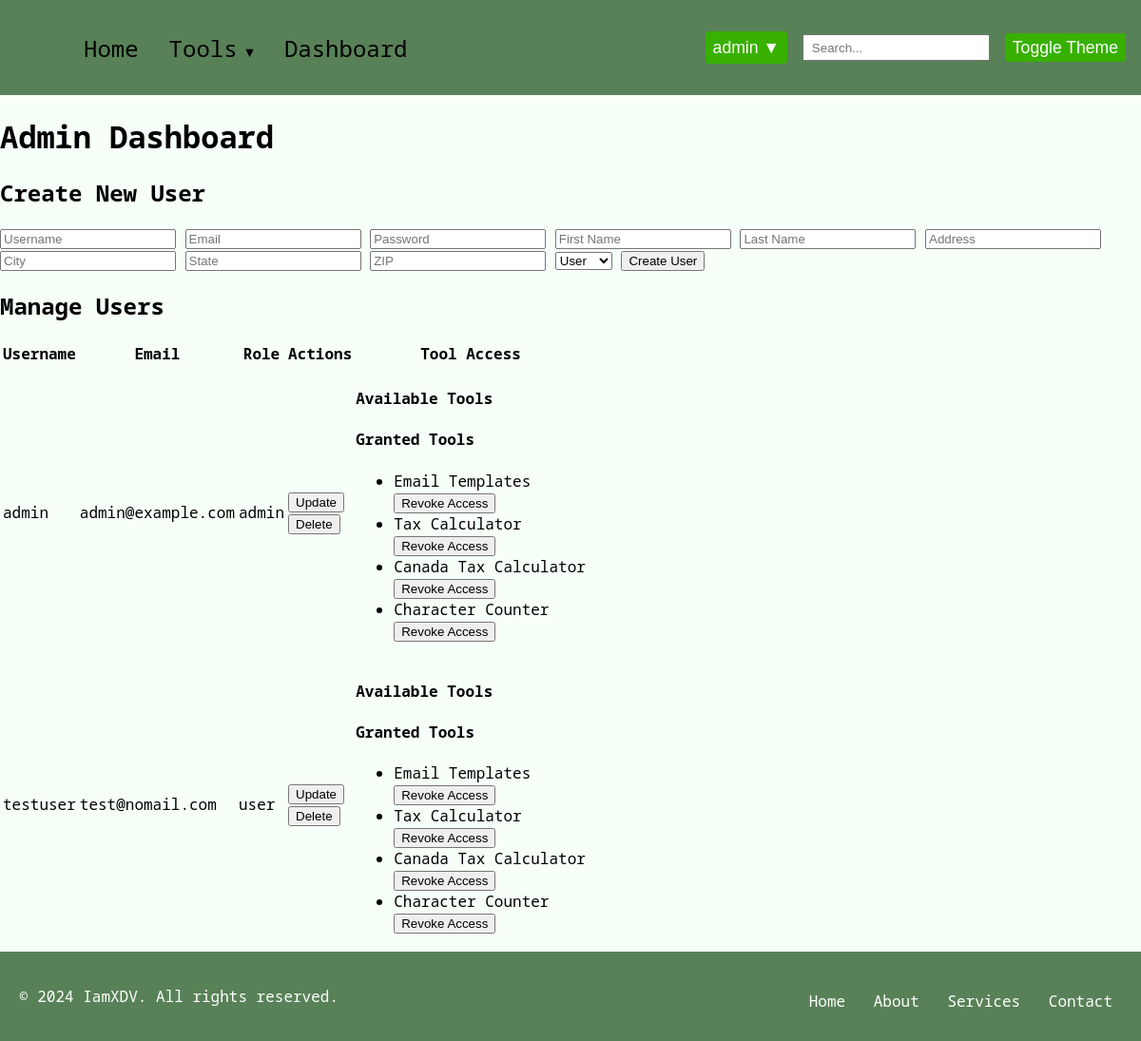
/admin_dashboard (signed in), run on an earlier commit of the app's database.
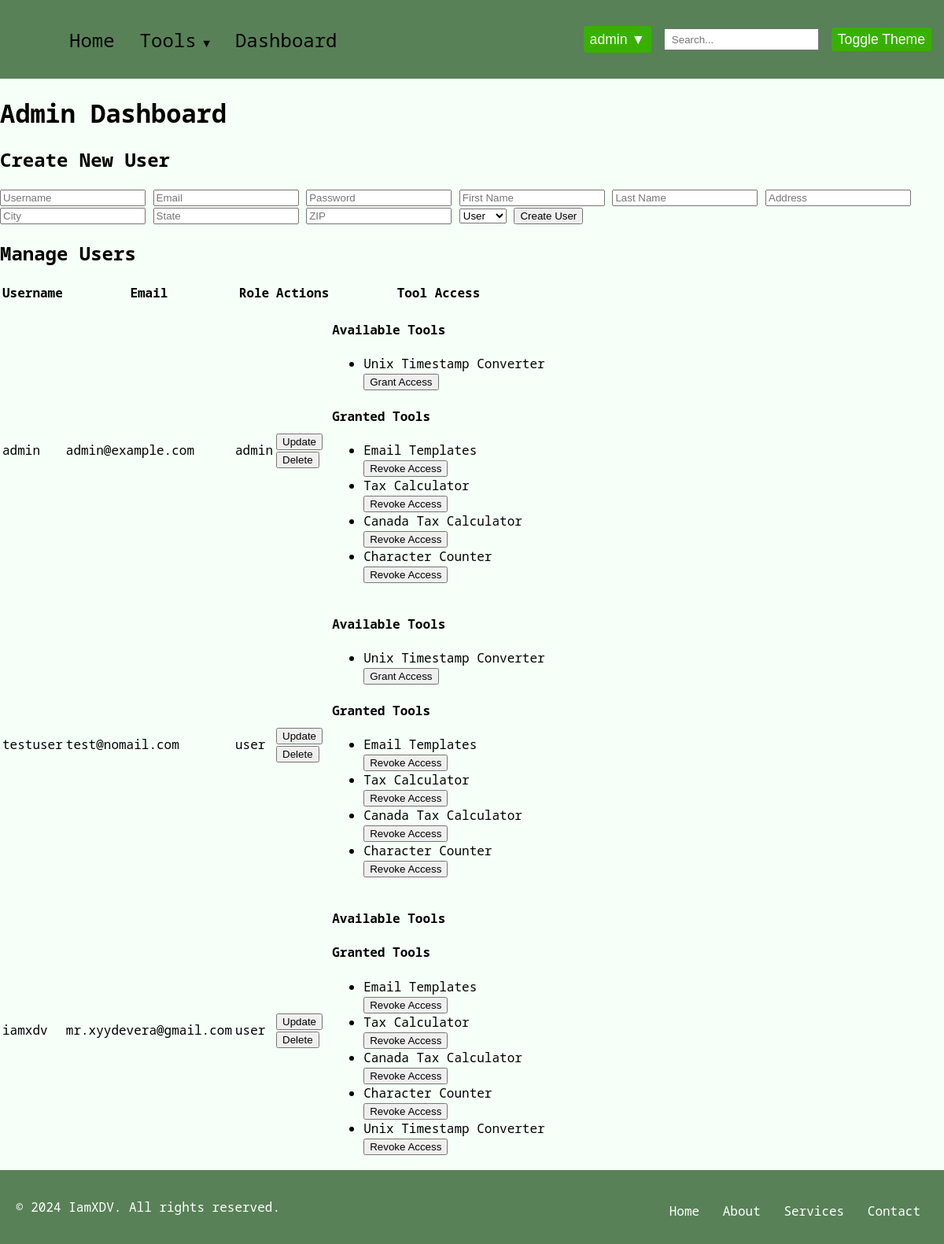
And on a later commit of the database.
### model/model.py (models this page shows, shortened)
class User(db.Model):
    __tablename__ = "users"
    id = db.Column(db.Integer, primary_key=True, autoincrement=True)
    fname = db.Column(db.String(50), nullable=False)
    lname = db.Column(db.String(50), nullable=False)
    address = db.Column(db.String(200), nullable=False)
    city = db.Column(db.String(50), nullable=False)
    state = db.Column(db.String(50), nullable=False)
    zip = db.Column(db.String(10), nullable=False)
    username = db.Column(db.String(50), unique=True, nullable=False)
    email = db.Column(db.String(100), unique=True, nullable=False)
    password = db.Column("password", db.String(128), nullable=False)
    role = db.Column(db.String(20), nullable=False)
    usage_logs = db.relationship(
        "UsageLog", back_populates="user", cascade="all, delete-orphan"
    )
    tool_access = db.relationship(
        "ToolAccess", back_populates="user", cascade="all, delete-orphan"
    )
    email_templates = db.relationship(
        "EmailTemplate", order_by="EmailTemplate.id", back_populates="user", cascade="all, delete-orphan"
    )
    __mapper_args__ = {"polymorphic_identity": "user", "polymorphic_on": role}

class ToolAccess(db.Model):
    __tablename__ = "tool_access"
    id = db.Column(db.Integer, primary_key=True, autoincrement=True)
    user_id = db.Column(db.Integer, db.ForeignKey("users.id"), nullable=False)
    tool_name = db.Column(db.String(100), nullable=False)
    user = db.relationship("User", back_populates="tool_access")
    @classmethod
    def get_distinct_tool_names(cls):
        distinct_tools = [row[0] for row in db.session.query(cls.tool_name).distinct().all()]
        print("Distinct tools from database:", distinct_tools)
        return distinct_tools

### routes/admin_routes.py (the view)
@admin.route("/admin_dashboard", methods=["GET"])
def admin_dashboard():
    if "logged_in" in session and session.get("role") in ["admin", "super_admin"]:
        users = User.query.all()
        tools = ToolAccess.get_distinct_tool_names()
        user_tools = {user.id: [access.tool_name for access in user.tool_access] for user in users}
        return render_template("admin_dashboard.html", users=users, tools=tools, user_tools=user_tools)
    return redirect(url_for("auth.login"))

### templates/admin_dashboard.html (shortened to what this page needs)
{% extends "base.html" %}
{% block content %}
<h1 id="admin-dashboard" class="admin-dashboard-title">Admin Dashboard</h1>
<h2>Create New User</h2>
<form action="{{ url_for('admin.create_user') }}" method="post">
    <input type="text" name="username" placeholder="Username" required>
    <input type="email" name="email" placeholder="Email" required>
    <input type="password" name="password" placeholder="Password" required>
    <input type="text" name="fname" placeholder="First Name" required>
    <input type="text" name="lname" placeholder="Last Name" required>
    <input type="text" name="address" placeholder="Address" required>
    <input type="text" name="city" placeholder="City" required>
    <input type="text" name="state" placeholder="State" required>
    <input type="text" name="zip" placeholder="ZIP" required>
    <select name="role">
        <option value="user">User</option>
    </select>
    <button type="submit">Create User</button>
</form>
<h2>Manage Users</h2>
<table>
    <thead>
        <tr>
            <th>Username</th>
            <th>Email</th>
            <th>Role</th>
            <th>Actions</th>
            <th>Tool Access</th>
        </tr>
    </thead>
    <tbody>
        {% for user in users %}
        {% if user.role != 'super_admin' %}
        <tr>
            <td>{{ user.username }}</td>
            <td>{{ user.email }}</td>
            <td>{{ user.role }}</td>
            <td>
                <button onclick="showUpdateForm('{{ user.id }}')">Update</button>
                <form action="{{ url_for('admin.delete_user', user_id=user.id) }}" method="post" onsubmit="return confirm('Are you sure you want to delete this user?');">
                    <button type="submit">Delete</button>
                </form>
            </td>
            <td>
                <h4>Available Tools</h4>
                <ul>
                    {% for tool in tools %}
                    {% if tool not in user_tools[user.id] %}
                    <li>
                        {{ tool }}
                        <form action="{{ url_for('admin.grant_tool_access') }}" method="post">
                            <button type="submit">Grant Access</button>
                        </form>
                    </li>
                    {% endif %}
                    {% endfor %}
                </ul>
                <h4>Granted Tools</h4>
                <ul>
                    {% for tool in user_tools[user.id] %}
                    <li>
                        {{ tool }}
                        <form action="{{ url_for('tool.revoke_tool_access') }}" method="post">
                            <button type="submit">Revoke Access</button>
                        </form>
                    </li>
                    {% endfor %}
                </ul>
            </td>
        </tr>
        {% endif %}
        {% endfor %}
    </tbody>
</table>
{% endblock %}

### templates/base.html (shortened to what this page needs)
<!DOCTYPE html>
<html lang="en">
  <head>
    <link
      rel="stylesheet"
      href="{{ url_for('static', filename='css/base.css') }}"
    />
  </head>
  <body class="light-theme">
    <nav class="navbar">
      <div class="navbar-container">
        <div class="navbar-collapse" id="navbar-collapse">
          <ul class="navbar-nav">
            <li class="nav-item">
              <a href="{{ url_for('user.index') }}" class="nav-link">Home</a>
            </li>
            {% if 'logged_in' in session %}
            <li class="nav-item dropdown">
              <a href="#" class="nav-link dropdown-toggle">Tools</a>
            </li>
            <li class="nav-item">
              <a href="{{ url_for('user.user_dashboard') }}" class="nav-link"
                >Dashboard</a
              >
            </li>
            {% endif %}
          </ul>
          <div class="navbar-right">
            {% if 'logged_in' in session %}
            <div class="user-dropdown">
              <button class="dropbtn">
                {{ session.get('username', 'User') }} ▼
              </button>
            </div>
            {% else %}
            <a href="{{ url_for('auth.login') }}" class="btn">Login</a>
            <a href="{{ url_for('auth.register_step1') }}" class="btn">Sign Up</a>
            {% endif %}
            <input type="text" class="search-bar" placeholder="Search..." />
            <button class="base-toggle-btn">Toggle Theme</button>
          </div>
        </div>
      </div>
    </nav>
    <div class="container">
       {% block content %} {% endblock %}
    </div>
    {% block footer %}
    <footer class="site-footer">
      <div class="footer-container">
        <p>&copy; 2024 IamXDV. All rights reserved.</p>
        <nav class="footer-nav">
          <ul>
            <li><a href="#">Home</a></li>
            <li><a href="#">About</a></li>
            <li><a href="#">Services</a></li>
            <li><a href="#">Contact</a></li>
          </ul>
        </nav>
      </div>
    </footer>
    {% endblock %}
  </body>
</html>

### static/css/base.css (style rules this page uses)
html, body { height: 100%; margin: 0; display: flex; flex-direction: column; }
.container { flex: 1; }
.light-theme { font-family: 'Noto Sans Mono', monospace; background-color: #f6fff8; }
.navbar { background-color: #588157; padding: 0.3rem 1rem; position: relative; }
.navbar-container { display: flex; align-items: center; justify-content: space-between; }
.navbar-collapse { display: flex; align-items: center; width: 100%; }
.navbar-nav { list-style: none; display: flex; align-items: center; flex-grow: 1; font-size: 1.5em; margin-left: 1rem; }
.nav-item { position: relative; }
.nav-link { display: block; padding: 0.3rem 1rem; color: #000; text-decoration: none; }
.dropdown { position: relative; }
.dropdown-toggle::after { content: ' ▼'; font-size: 0.6em; }
.navbar-right { display: flex; align-items: center; font-size: 1.1em; }
.search-bar { padding: 0.3rem 0.5rem; margin-right: 1rem; }
.base-toggle-btn { padding: 0.3rem 0.5rem; cursor: pointer; border: none; background-color: #38b000; color: #fff; border-radius: 0.25rem; font-size: 1em; }
.user-dropdown { position: relative; display: inline-block; }
.dropbtn { background-color: #4caf50; color: white; padding: 10px; font-size: 16px; border: none; cursor: pointer; }
.user-dropdown { margin-right: 1rem; }
.dropbtn { padding: 0.4rem 0.5rem; cursor: pointer; border: none; background-color: #38b000; color: #fff; border-radius: 0.25rem; font-size: 1em; }
.navbar-nav { justify-content: flex-start; }
.navbar-right { justify-content: flex-end; }
.site-footer { background-color: var( --footer-background-color, #588157 ); font-family: 'Noto Sans Mono', monospace; padding: 20px; text-align: center; }
.footer-container { display: flex; flex-direction: column; justify-content: center; align-items: center; color: var(--footer-text-color, white); }
.footer-nav ul { list-style-type: none; padding: 0; margin: 10px 0 0; }
.footer-nav ul li { display: inline; margin: 0 10px; }
.footer-nav ul li a { color: var(--footer-text-color, white); text-decoration: none; transition: color 0.3s ease; }
@media (min-width: 768px) { .footer-container { flex-direction: row; justify-content: space-between; } }

What changed in the data, as far as the page shows it:
added User: username "iamxdv", email "mr.xyydevera@gmail.com", role "user"
added ToolAccess: tool_name "Email Templates", shown under "iamxdv"
added ToolAccess: tool_name "Tax Calculator", shown under "iamxdv"
added ToolAccess: tool_name "Canada Tax Calculator", shown under "iamxdv"
added ToolAccess: tool_name "Character Counter", shown under "iamxdv"
added ToolAccess: tool_name "Unix Timestamp Converter", shown under "iamxdv"
Also different on the page:
new list line: "Unix Timestamp Converter Grant Access"
